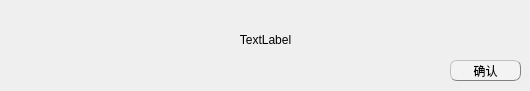
<?xml version="1.0" encoding="UTF-8"?>
<ui version="4.0">
 <class>DeleteSuccessDialog</class>
 <widget class="QWidget" name="DeleteSuccessDialog">
  <property name="geometry">
   <rect>
    <x>0</x>
    <y>0</y>
    <width>530</width>
    <height>91</height>
   </rect>
  </property>
  <property name="windowTitle">
   <string>Form</string>
  </property>
  <widget class="QLabel" name="deleteSuccessLabel">
   <property name="geometry">
    <rect>
     <x>0</x>
     <y>30</y>
     <width>531</width>
     <height>20</height>
    </rect>
   </property>
   <property name="text">
    <string>TextLabel</string>
   </property>
   <property name="alignment">
    <set>Qt::AlignCenter</set>
   </property>
  </widget>
  <widget class="QPushButton" name="pushButton">
   <property name="geometry">
    <rect>
     <x>450</x>
     <y>60</y>
     <width>71</width>
     <height>21</height>
    </rect>
   </property>
   <property name="styleSheet">
    <string notr="true">QPushButton{background-color: rgb(243, 243, 243);border:0.5px groove gray;border-radius:7px;padding:2px 4px;border-style: outset;}
QPushButton:hover{background-color:rgb(229, 241, 251); color: black;}
QPushButton:pressed{background-color:rgb(191, 190, 192);border-style: inset;}</string>
   </property>
   <property name="text">
    <string>确认</string>
   </property>
  </widget>
 </widget>
 <resources/>
 <connections/>
</ui>
